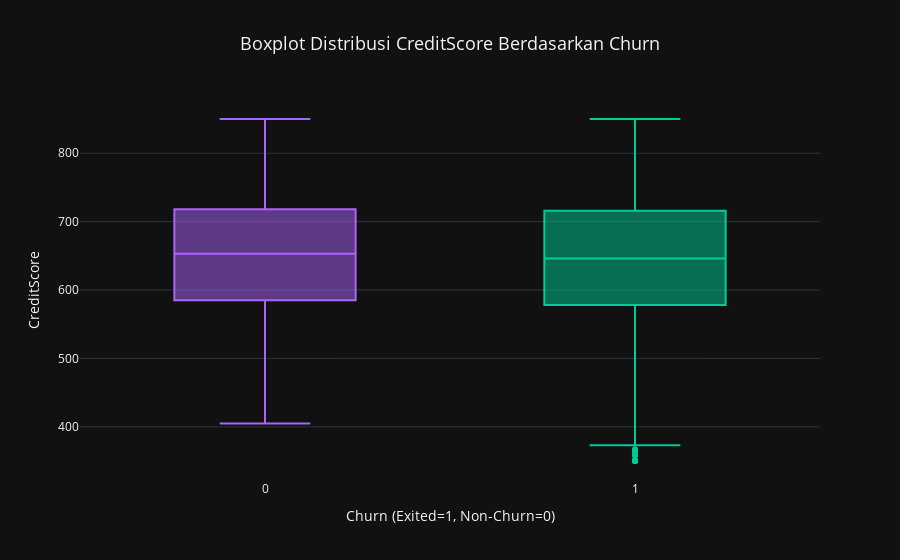
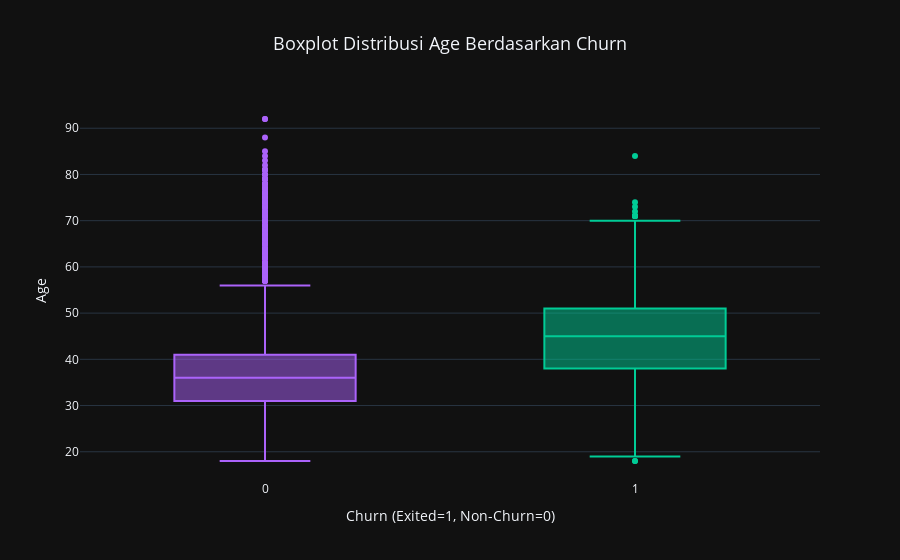
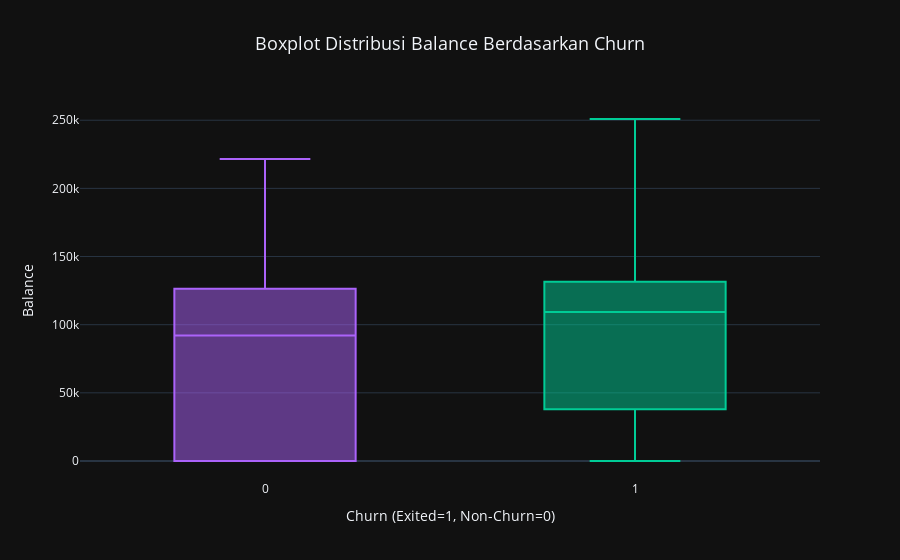
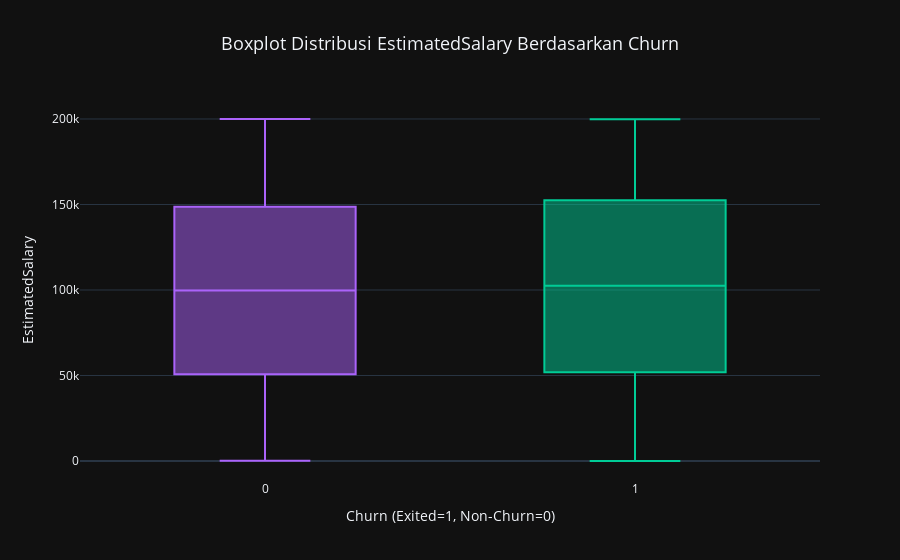

Source (notebook cell) for these figures, in order:
### Markdown cell above
1.	CreditScore:
-   Seluruh Data: Skewness = -0.072 (Left Skewed) – Distribusi skor kredit sedikit terdistorsi ke kiri, dengan sebagian besar pelanggan memiliki skor kredit tinggi, dan beberapa skor yang sangat rendah.
-	Tidak Churn (Exited = 0): Skewness = -0.047 (Left Skewed) – Sedikit left skewed (skor kredit lebih tinggi dengan beberapa outliers rendah).
-	Churn (Exited = 1): Skewness = -0.141 (Left Skewed) – Lebih left skewed (pelanggan churn cenderung memiliki skor kredit rendah).
-	Insight: Pelanggan churn lebih cenderung memiliki skor kredit rendah, yang menunjukkan risiko tinggi.
2.	Age:
-   Seluruh Data: Skewness = 1.011 (Right Skewed) – Umur pelanggan cenderung lebih muda secara keseluruhan, dengan sebagian besar pelanggan di bawah usia 40 tahun.
-	Tidak Churn (Exited = 0): Skewness = 1.378 (Right Skewed) – Right skewed (lebih banyak pelanggan muda).
-	Churn (Exited = 1): Skewness = 0.078 (Right Skewed) – Sedikit right skewed, lebih merata.
-	Insight: Pelanggan yang tidak churn lebih cenderung lebih muda, sedangkan pelanggan yang churn memiliki distribusi usia yang lebih merata. Usia bukan satu-satunya faktor yang mempengaruhi churn, tetapi generasi muda mungkin lebih loyal.
3.	Balance:
-   Seluruh Data: Skewness = -0.141 (Left Skewed) – Saldo akun cenderung lebih rendah, dengan beberapa pelanggan memiliki saldo yang sangat tinggi.
-	Tidak Churn (Exited = 0): Skewness = -0.047 (Left Skewed) – Sedikit left skewed (saldo lebih rendah dengan beberapa pelanggan memiliki saldo tinggi).
-	Churn (Exited = 1): Skewness = -0.513 (Left Skewed) – Left skewed (saldo pelanggan churn sangat rendah).
-	Insight: Pelanggan dengan saldo rendah lebih cenderung churn.
4.	EstimatedSalary:
-   Seluruh Data: Skewness = 0.002 (Hampir simetris, sedikit Right Skewed) – Gaji pelanggan sedikit terdistorsi ke kanan, dengan sebagian besar pelanggan memiliki gaji menengah hingga tinggi.
-	Tidak Churn (Exited = 0): Skewness = 0.011 (Right Skewed) – Hampir simetris, sedikit right skewed.
-	Churn (Exited = 1): Skewness = -0.033 (Left Skewed) – Left skewed (pelanggan churn cenderung memiliki gaji lebih rendah).
-	Insight: Pelanggan dengan gaji rendah lebih cenderung churn.

Kesimpulan: 
- Pelanggan dengan saldo rendah, skor kredit rendah, dan gaji rendah lebih berisiko churn. Fokus pada meningkatkan nilai-nilai ini bisa membantu mengurangi churn.

### Code cell
import pandas as pd
import plotly.express as px

# List of numerical features for the boxplot
features = ['CreditScore', 'Age', 'Balance', 'EstimatedSalary']

# Loop to create boxplots for each feature
for feature in features:
    # Calculate summary statistics for each feature by Exited
    summary_stats = churn_df.groupby('Exited')[feature].describe()
    print(f"\nSummary Statistics for {feature} (Grouped by Churn):")
    print(summary_stats)

    # Calculate IQR, lower fence, upper fence, and outliers for Exited = 0 (Non-Churn)
    Q1 = churn_df[feature].quantile(0.25)
    Q3 = churn_df[feature].quantile(0.75)
    IQR = Q3 - Q1
    lower_fence = Q1 - 1.5 * IQR
    upper_fence = Q3 + 1.5 * IQR

    # Identify outliers
    outliers = churn_df[(churn_df[feature] < lower_fence) | (churn_df[feature] > upper_fence)]

    # Print the total number of outliers and the outliers themselves
    print(f"Total number of outliers for {feature}: {len(outliers)}")
    print(f"Outliers for {feature}: {', '.join(map(str, outliers[feature].values))}")

    # Create the boxplot for the feature
    fig = px.box(churn_df, x="Exited", y=feature,
                 color="Exited",
                 category_orders={'Exited': ['0', '1']},
                 title=f'Boxplot Distribusi {feature} Berdasarkan Churn',
                 labels={feature: feature, 'Exited': 'Churn (Exited=1, Non-Churn=0)'},
                 color_discrete_map={'0': 'blue', '1': 'red'})

    # Set layout properties
    fig.update_layout(
        title=f'Boxplot Distribusi {feature} Berdasarkan Churn',
        title_x=0.5,
        title_font=dict(size=18),
        template="plotly_dark",
        showlegend=False
    )

    # Show the plot
    fig.show()

### Figure 1 — Plotly figure (JSON) as saved in the notebook; plotly's stock layout.template omitted (floating-point values rounded to 4 significant figures; data arrays with more than 128 entries replaced by an {"elided": "..."} marker saying what was removed)
{"data": [{"alignmentgroup": "True", "hovertemplate": "Churn (Exited=1, Non-Churn=0)=%{x}<br>CreditScore=%{y}<extra></extra>", "legendgroup": "1", "marker": {"color": "#00cc96"}, "name": "1", "notched": false, "offsetgroup": "1", "orientation": "v", "showlegend": true, "type": "box", "x": {"elided": "2037 int values"}, "x0": " ", "xaxis": "x", "y": {"elided": "2037 int values"}, "y0": " ", "yaxis": "y"}, {"alignmentgroup": "True", "hovertemplate": "Churn (Exited=1, Non-Churn=0)=%{x}<br>CreditScore=%{y}<extra></extra>", "legendgroup": "0", "marker": {"color": "#ab63fa"}, "name": "0", "notched": false, "offsetgroup": "0", "orientation": "v", "showlegend": true, "type": "box", "x": {"elided": "7963 int values"}, "x0": " ", "xaxis": "x", "y": {"elided": "7963 int values"}, "y0": " ", "yaxis": "y"}], "layout": {"boxmode": "overlay", "legend": {"title": {"text": "Churn (Exited=1, Non-Churn=0)"}, "tracegroupgap": 0}, "showlegend": false, "title": {"font": {"size": 18}, "text": "Boxplot Distribusi CreditScore Berdasarkan Churn", "x": 0.5}, "xaxis": {"anchor": "y", "categoryarray": ["0", "1", 1, 0], "categoryorder": "array", "domain": [0, 1], "title": {"text": "Churn (Exited=1, Non-Churn=0)"}}, "yaxis": {"anchor": "x", "domain": [0, 1], "title": {"text": "CreditScore"}}}}

### Figure 2 — Plotly figure (JSON) as saved in the notebook; plotly's stock layout.template omitted (floating-point values rounded to 4 significant figures; data arrays with more than 128 entries replaced by an {"elided": "..."} marker saying what was removed)
{"data": [{"alignmentgroup": "True", "hovertemplate": "Churn (Exited=1, Non-Churn=0)=%{x}<br>Age=%{y}<extra></extra>", "legendgroup": "1", "marker": {"color": "#00cc96"}, "name": "1", "notched": false, "offsetgroup": "1", "orientation": "v", "showlegend": true, "type": "box", "x": {"elided": "2037 int values"}, "x0": " ", "xaxis": "x", "y": {"elided": "2037 int values"}, "y0": " ", "yaxis": "y"}, {"alignmentgroup": "True", "hovertemplate": "Churn (Exited=1, Non-Churn=0)=%{x}<br>Age=%{y}<extra></extra>", "legendgroup": "0", "marker": {"color": "#ab63fa"}, "name": "0", "notched": false, "offsetgroup": "0", "orientation": "v", "showlegend": true, "type": "box", "x": {"elided": "7963 int values"}, "x0": " ", "xaxis": "x", "y": {"elided": "7963 int values"}, "y0": " ", "yaxis": "y"}], "layout": {"boxmode": "overlay", "legend": {"title": {"text": "Churn (Exited=1, Non-Churn=0)"}, "tracegroupgap": 0}, "showlegend": false, "title": {"font": {"size": 18}, "text": "Boxplot Distribusi Age Berdasarkan Churn", "x": 0.5}, "xaxis": {"anchor": "y", "categoryarray": ["0", "1", 1, 0], "categoryorder": "array", "domain": [0, 1], "title": {"text": "Churn (Exited=1, Non-Churn=0)"}}, "yaxis": {"anchor": "x", "domain": [0, 1], "title": {"text": "Age"}}}}

### Figure 3 — Plotly figure (JSON) as saved in the notebook; plotly's stock layout.template omitted (floating-point values rounded to 4 significant figures; data arrays with more than 128 entries replaced by an {"elided": "..."} marker saying what was removed)
{"data": [{"alignmentgroup": "True", "hovertemplate": "Churn (Exited=1, Non-Churn=0)=%{x}<br>Balance=%{y}<extra></extra>", "legendgroup": "1", "marker": {"color": "#00cc96"}, "name": "1", "notched": false, "offsetgroup": "1", "orientation": "v", "showlegend": true, "type": "box", "x": {"elided": "2037 int values"}, "x0": " ", "xaxis": "x", "y": {"elided": "2037 float values"}, "y0": " ", "yaxis": "y"}, {"alignmentgroup": "True", "hovertemplate": "Churn (Exited=1, Non-Churn=0)=%{x}<br>Balance=%{y}<extra></extra>", "legendgroup": "0", "marker": {"color": "#ab63fa"}, "name": "0", "notched": false, "offsetgroup": "0", "orientation": "v", "showlegend": true, "type": "box", "x": {"elided": "7963 int values"}, "x0": " ", "xaxis": "x", "y": {"elided": "7963 float values"}, "y0": " ", "yaxis": "y"}], "layout": {"boxmode": "overlay", "legend": {"title": {"text": "Churn (Exited=1, Non-Churn=0)"}, "tracegroupgap": 0}, "showlegend": false, "title": {"font": {"size": 18}, "text": "Boxplot Distribusi Balance Berdasarkan Churn", "x": 0.5}, "xaxis": {"anchor": "y", "categoryarray": ["0", "1", 1, 0], "categoryorder": "array", "domain": [0, 1], "title": {"text": "Churn (Exited=1, Non-Churn=0)"}}, "yaxis": {"anchor": "x", "domain": [0, 1], "title": {"text": "Balance"}}}}

### Figure 4 — Plotly figure (JSON) as saved in the notebook; plotly's stock layout.template omitted (floating-point values rounded to 4 significant figures; data arrays with more than 128 entries replaced by an {"elided": "..."} marker saying what was removed)
{"data": [{"alignmentgroup": "True", "hovertemplate": "Churn (Exited=1, Non-Churn=0)=%{x}<br>EstimatedSalary=%{y}<extra></extra>", "legendgroup": "1", "marker": {"color": "#00cc96"}, "name": "1", "notched": false, "offsetgroup": "1", "orientation": "v", "showlegend": true, "type": "box", "x": {"elided": "2037 int values"}, "x0": " ", "xaxis": "x", "y": {"elided": "2037 float values"}, "y0": " ", "yaxis": "y"}, {"alignmentgroup": "True", "hovertemplate": "Churn (Exited=1, Non-Churn=0)=%{x}<br>EstimatedSalary=%{y}<extra></extra>", "legendgroup": "0", "marker": {"color": "#ab63fa"}, "name": "0", "notched": false, "offsetgroup": "0", "orientation": "v", "showlegend": true, "type": "box", "x": {"elided": "7963 int values"}, "x0": " ", "xaxis": "x", "y": {"elided": "7963 float values"}, "y0": " ", "yaxis": "y"}], "layout": {"boxmode": "overlay", "legend": {"title": {"text": "Churn (Exited=1, Non-Churn=0)"}, "tracegroupgap": 0}, "showlegend": false, "title": {"font": {"size": 18}, "text": "Boxplot Distribusi EstimatedSalary Berdasarkan Churn", "x": 0.5}, "xaxis": {"anchor": "y", "categoryarray": ["0", "1", 1, 0], "categoryorder": "array", "domain": [0, 1], "title": {"text": "Churn (Exited=1, Non-Churn=0)"}}, "yaxis": {"anchor": "x", "domain": [0, 1], "title": {"text": "EstimatedSalary"}}}}
